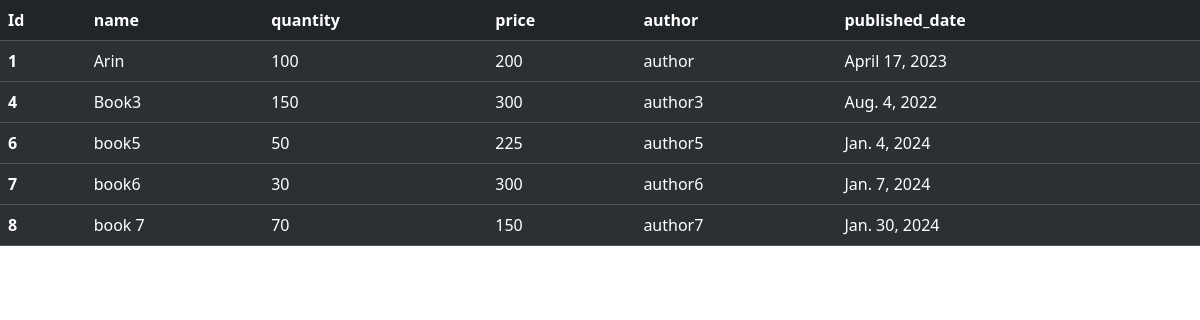
/show_books, run on the app's committed database.
### book1/models.py (models this page shows, shortened)
class Book(models.Model):
    name = models.CharField(max_length= 100)
    quantity = models.IntegerField()
    price = models.IntegerField()
    author = models.CharField(max_length=100)
    published_date = models.DateField()

### book1/views.py (the view)
# urls.py: path('show_books', views.show_books, name="show_books"),
def show_books(request):
    books = Book.objects.all()
    context = {
        'books' : books
    }
    return render(request, 'show_books.html', context)

### book1/templates/show_books.html (shortened to what this page needs)
<!DOCTYPE html>
<html lang="en">
<head>
    <link href="https://cdn.jsdelivr.net/npm/bootstrap@5.3.2/dist/css/bootstrap.min.css" rel="stylesheet">
</head>
<body>
    <table class="table table-striped table-dark">
        <thead>
          <tr>
            <th scope="col">Id</th>
            <th scope="col">name</th>
            <th scope="col">quantity</th>
            <th scope="col">price</th>
            <th scope="col">author</th>
            <th scope="col">published_date</th>
          </tr>
        </thead>
                {% for book in books %}
        <tbody>
          <tr>
            <th scope="row">{{book.id}}</th>
            <td>{{book.name}}</td>
            <td>{{book.quantity}}</td>
            <td>{{book.price}}</td>
            <td>{{book.author}}</td>
            <td>{{book.published_date}}</td>
          </tr>
        </tbody>
                {% endfor %}
      </table>
</body>
</html>

### data on the page
Book: id "1", name "Arin", quantity "100", price "200", author "author", published_date "April 17, 2023"
Book: id "4", name "Book3", quantity "150", price "300", author "author3", published_date "Aug. 4, 2022"
Book: id "6", name "book5", quantity "50", price "225", author "author5", published_date "Jan. 4, 2024"
Book: id "7", name "book6", quantity "30", price "300", author "author6", published_date "Jan. 7, 2024"
Book: id "8", name "book 7", quantity "70", price "150", author "author7", published_date "Jan. 30, 2024"
